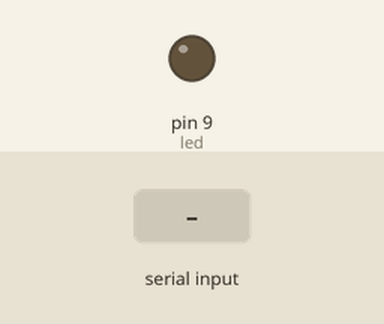
Simulated run of this sketch. Board: Arduino Uno, built with avr-gcc and run on an emulated ATmega328P. Shown: output pins drawn as LEDs (lit = HIGH). The test bench sets the inputs (shaded band).

Above: at 1.2 s.
1.3 s: "90,45\n" received over Serial
At 2.2 s:
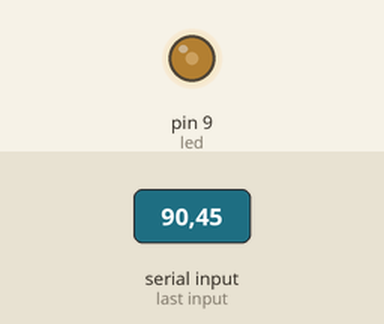
Timing chart, 0 to 4.3 s (numbered marks = the images above; inputs shaded):
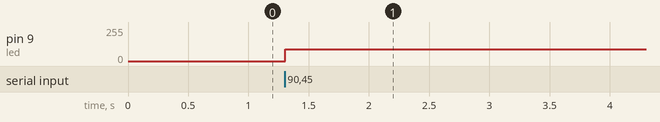

Measured:
- after the input at 1.3 s, pin 9 (led): 0/255 → 90/255 at once

The sketch:

ejemplo_comas_2.ino
```cpp
int led = 9;
int val[2];
int bandera = 0;
void setup() {
  pinMode(led, OUTPUT);
  Serial.begin(9600);
}

void loop() {
  if (Serial.available() > 0) {
    val[bandera] = Serial.parseInt();
    bandera++;
    if(bandera >= 2)
    {
      bandera = 0;
      analogWrite(led,val[0]);
      delay(val[1]*1000);
      digitalWrite(led,0);
    }
  }
}
```
